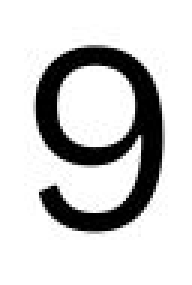
#> input picture NEW_NUMBERS/11.jpg, 64 x 95 px, given in place of 11.jpg.png, which was not available (shown 3 times larger)
$ python -i utils.py   (imports and definitions only)
#> lines starting #> are read from the running program, lines starting #| are printed output that depends on the picture; after the words box and inside, x2 and y2 are one past the last pixel; in counts of white or black regions, pixels touching at a corner belong together; pictures that were not available may be replaced by others from this repository, and a replacement may not be noted
import cv2
import pandas as pd
import matplotlib.pyplot as plt
import imutils

def get_pred_boxes(contours, image):
    height, width = image.shape[0], image.shape[1]

    pred_boxes = []
    for contour in contours:
        [x, y, w, h] = cv2.boundingRect(contour)
        if ( (h*w > 0.015*height*width) and (y<0.5*height) and (0.25*width< x <0.75*width)):
            pred_boxes.append([x, y, x+w, y+h])

    pred_boxes = removeDuplicateBoxes(pred_boxes)
    return pred_boxes


def get_gt_boxes(i):
    digitStruct = pd.read_json('data/train/digitStruct.json')
    digitStruct.set_index('filename', inplace=True)
    gt_boxes = []
    boxes = digitStruct.loc[f'{str(i)}.png', 'boxes']
    for box in boxes:
        x = int(box['left'])
        y = int(box['top'])
        w = int(box['width'])
        h = int(box['height'])
        #label = int(box['label'])
        gt_boxes.append([x, y, x+w, y+h])

    return gt_boxes


# [25 lines left out: functions get_gt_labels, get_match_boxes, not called in this run]


def removeDuplicateBoxes(pred_boxes):
    # Corner Case: Image has only 1 digit and 1 contour predicted
    if(len(pred_boxes)==1):
        return pred_boxes

    filtered_boxes = []
    #pred_contours = [list(x) for x in set([tuple(L) for L in pred_contours])]
    i=0
    while(i<len(pred_boxes)):
        filtered_boxes.append(pred_boxes[i])
        # Corner Case: Last two boxes are not duplicates
        if i == len(pred_boxes)-1:
            break
        j=i+1
        while(j<len(pred_boxes)):
            iou = bb_intersection_over_union(pred_boxes[i], pred_boxes[j])
            if iou>0.8:
                pred_boxes.pop(j)
            j+=1
        i+=1
    return filtered_boxes


def bb_intersection_over_union(boxA, boxB):
    # determine the (x, y)-coordinates of the intersection rectangle
    xA = max(boxA[0], boxB[0])
    yA = max(boxA[1], boxB[1])
    xB = min(boxA[2], boxB[2])
    yB = min(boxA[3], boxB[3])

    # compute the area of intersection rectangle
    interArea = max(0, xB - xA + 1) * max(0, yB - yA + 1)

    # compute the area of both the prediction and ground-truth
    # rectangles
    boxAArea = (boxA[2] - boxA[0] + 1) * (boxA[3] - boxA[1] + 1)
    boxBArea = (boxB[2] - boxB[0] + 1) * (boxB[3] - boxB[1] + 1)
    # compute the intersection over union by taking the intersection
    # area and dividing it by the sum of prediction + ground-truth
    # areas - the interesection area
    iou = interArea / float(boxAArea + boxBArea - interArea)
    # return the intersection over union value
    return iou


# [7 lines left out: function crop_boxes, not called in this run]

def get_cropped_digits(image_no):
    # Image Processing Pipeline
#> called with image_no = '../NEW_NUMBERS/11.jpg'
    image = cv2.imread(f'data/train/{image_no}.png')
#> image is the input picture: shape (95, 64, 3); min 0, max 255, mean 206.9
#     plt.figure()
#     plt.imshow(cv2.cvtColor(image, cv2.COLOR_BGR2RGB))
    bfilter = cv2.bilateralFilter(image,11,17,17)
    gray = cv2.cvtColor(bfilter,cv2.COLOR_BGR2GRAY)
    edges = cv2.Canny(gray,30,150)
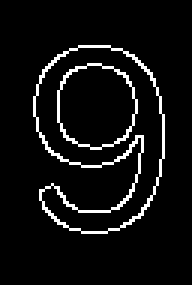
#> edges: shape (95, 64) (shown 3 times larger); 6.2% white in thin lines or dots, all inside (x1, y1, x2, y2) = (11, 15, 55, 78)
    keypoints = cv2.findContours(edges, cv2.RETR_TREE, cv2.CHAIN_APPROX_SIMPLE)
#> keypoints = 4 contours; box (x1, y1, x2, y2) and area: (11, 15, 55, 78) 1754, (11, 15, 55, 78) 1700, (19, 21, 46, 50) 590, (19, 21, 46, 50) 575
    contours = imutils.grab_contours(keypoints)
#> contours has the same summary as keypoints
    sorted_contours = sorted(contours, key=cv2.contourArea, reverse=True)
#> sorted_contours has the same summary as keypoints

    pred_boxes = get_pred_boxes(sorted_contours, image)
#> the loop in get_pred_boxes, `for contour in contours:` made 4 passes
#> (x, y, w, h) on passes 1 to 4: (11, 15, 44, 63), (11, 15, 44, 63), (19, 21, 27, 29), (19, 21, 27, 29)
#> after the loop in get_pred_boxes, `for contour in contours:`: pred_boxes = [[19, 21, 46, 50], [19, 21, 46, 50]]
#> the loop in removeDuplicateBoxes, `while(i<len(pred_boxes)):` made 1 pass
#> after the loop in removeDuplicateBoxes, `while(i<len(pred_boxes)):`: filtered_boxes = [[19, 21, 46, 50]]; i = 1; pred_boxes = [[19, 21, 46, 50]]
#> pred_boxes = [[19, 21, 46, 50]]
    gt_boxes = get_gt_boxes(image_no)
    gt_labels = get_gt_labels(image_no)

    match_boxes = get_match_boxes(pred_boxes, gt_boxes, gt_labels)
    labels = [e['label'] for e in match_boxes]
    match_boxes = [e['box'] for e in match_boxes]


    digit_images = crop_boxes(gray, match_boxes)
    return digit_images, labels


# [14 lines left out: function get_cropped_template, not called in this run]

#> (the run stopped early here; a loop or call above may not have finished)

$ run again, on NEW_NUMBERS/13.jpg
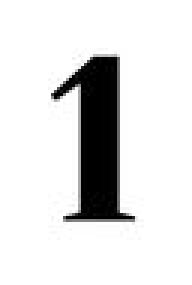
#> input picture NEW_NUMBERS/13.jpg, 64 x 95 px, given in place of 13.jpg.png, which was not available (shown 3 times larger)
#> in get_cropped_digits, image is the input picture: shape (95, 64, 3); min 0, max 255, mean 223.3
#> in get_cropped_digits, `edges = cv2.Canny(gray,30,150)`:
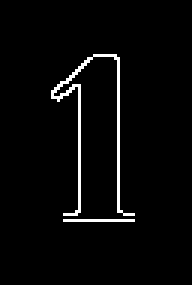
#> edges: shape (95, 64) (shown 3 times larger); 2.9% white in thin lines or dots, all inside (x1, y1, x2, y2) = (17, 18, 45, 74)
#> keypoints = 2 contours, 1 with area under 20; largest, box (x1, y1, x2, y2) and area: (17, 18, 45, 72) 21
#> contours has the same summary as keypoints
#> sorted_contours has the same summary as keypoints
#> the loop in get_pred_boxes, `for contour in contours:` made 2 passes
#> (x, y, w, h) on pass 1: (17, 18, 28, 54)
#> after the loop in get_pred_boxes, `for contour in contours:`: pred_boxes = [[17, 18, 45, 72]]
